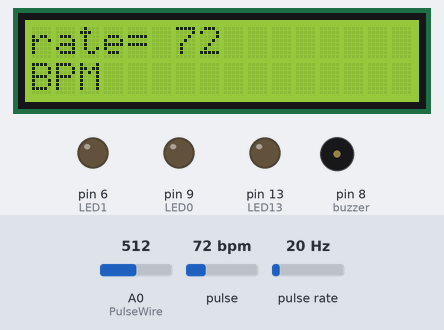
A sketch run on a simulated Arduino Uno, built with avr-gcc and run on an emulated ATmega328P. Shown: 16×2 character LCD, output pins drawn as LEDs (lit = HIGH), buzzer (waves = sounding). Wiring (inferred from the names in the program): pulse sensor: data pin 2. Inputs (shaded band) come from the test bench; at power-on: pulse 72 bpm, A0 (PulseWire) = 512, pulse rate 20 Hz. What the sketch prints to the serial monitor is not drawn.

Above: at 1.6 s.
1.7 s: pulse set to 42 bpm
At 4.3 s:
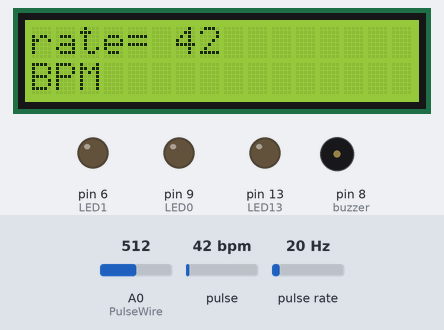
4.6 s: pulse set to 70 bpm
At 6.2 s:
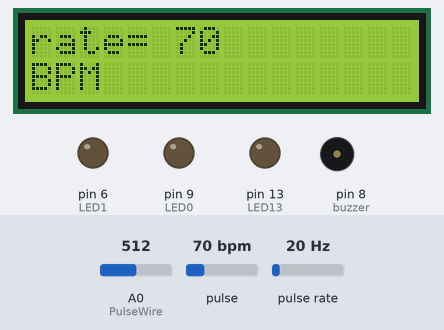
6.6 s: pulse set to 100 bpm
At 8.4 s:
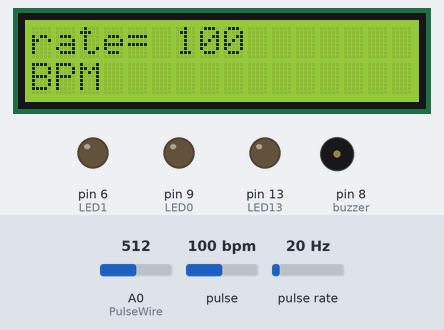
8.7 s: pulse set to 59 bpm
At 10.5 s:
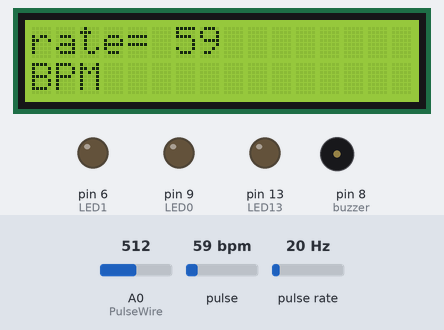
Timing chart, 0 to 12.0 s (numbered marks = the images above; inputs shaded):
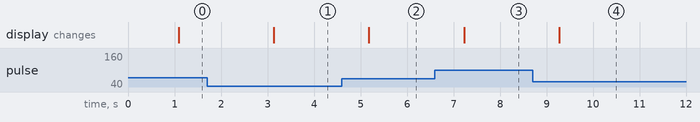

Measured:
- after the input at 1.7 s, the display: changes after 1.4 s (image 1)
- after the input at 4.6 s, the display: changes after 0.58 s (image 2)
- after the input at 6.6 s, the display: changes after 0.63 s (image 3)
- after the input at 8.7 s, the display: changes after 0.58 s (image 4)

The sketch:

SAcode.ino
```cpp
#include <SoftwareSerial.h>
SoftwareSerial BTserial (1,0);
#include <LiquidCrystal.h>
#define USE_ARDUINO_INTERRUPTS true    // Set-up low-level interrupts for most acurate BPM math.
#include <PulseSensorPlayground.h>     // Includes the PulseSensorPlayground Library.
LiquidCrystal lcd(12,11,5,4,3,7);
//  Variables
int flowPin = 2;    //This is the input pin on the Arduino
double flowRate;    //This is the value we intend to calculate.
volatile int count; //This integer needs to be set as volatile to ensure it updates correctly during the interrupt process.
float Total = 0;
float Avg = 0;
float totalMyBpm=0;
float counter=0;
float totalAvrage;
float totalpmAvrage;
const int PulseWire = 0;       // PulseSensor PURPLE WIRE connected to ANALOG PIN 0
const int LED13 = 13;
int LED1 = 6 ;
int LED0 = 9 ;
int Threshold = 550;
int buzzer=8;// Determine which Signal to "count as a beat" and which to ignore.
int Signal;                               // Use the "Gettting Started Project" to fine-tune Threshold Value beyond default setting.
                               // Otherwise leave the default "550" value.
String status="normal";

PulseSensorPlayground pulseSensor;  // Creates an instance of the PulseSensorPlayground object called "pulseSensor"


void setup() {
  BTserial.begin (9600);
  Serial.begin(9600);          // For Serial Monitor
  pinMode(flowPin, INPUT);           //Sets the pin as an input
  attachInterrupt(0, Flow, RISING);
  // Configure the PulseSensor object, by assigning our variables to it.
  pulseSensor.analogInput(PulseWire);
  pinMode(LED1,OUTPUT);
  pinMode(LED0,OUTPUT);
  pinMode(LED13,OUTPUT);
  pulseSensor.setThreshold(Threshold);
  lcd.begin(16,2);
  lcd.clear( );
  pinMode(buzzer,OUTPUT);
  // Double-check the "pulseSensor" object was created and "began" seeing a signal.
   if (pulseSensor.begin()) {
    Serial.println("We created a pulseSensor Object !");  //This prints one time at Arduino power-up,  or on Arduino reset.
  }
}


void loop() {
 count = 0;      // Reset the counter so we start counting from 0 again
  interrupts();   //Enables interrupts on the Arduino
  delay (1000);   //Wait 1 second
  noInterrupts(); //Disable the interrupts on the Arduino

  //Start the math
  flowRate = (count * 2.25);        //Take counted pulses in the last second and multiply by 2.25mL
  flowRate = flowRate * 60;         //Convert seconds to minutes, giving you mL / Minute
  flowRate = flowRate / 1000;       //Convert mL to Liters, giving you Liters / Minute
  Serial.print("the float rate is ");
  Serial.println(flowRate);         //Print the variable flowRate to Serial
  Total = Total + flowRate;
 /* Avg = Total / 60;
  Serial.print("Avg : ");
  Serial.println(Avg);*/
  counter++;
  if(counter == 20){
     totalAvrage = avrage(Total);
     Serial.print("the flow avg = ");
     Serial.println(totalAvrage);
     BTserial.print(totalAvrage);
     BTserial.print(" L/min");
     BTserial.print(",");
     Total=0;

    }else{
      Serial.println("the counter is not 20 yet");
      }
 int myBPM = pulseSensor.getBeatsPerMinute();  // Calls function on our pulseSensor object that returns BPM as an "int".
 totalMyBpm+=myBPM;
  if(counter == 20){
     totalpmAvrage = avrage(totalMyBpm);
     Serial.print("my Bpm avg = ");
     Serial.println(totalpmAvrage);
     BTserial.println(totalpmAvrage);
     BTserial.println(" Bpm");
     BTserial.println(",");
     totalMyBpm=0;

    }else{
      Serial.println("the counter is not 20 yet");
      }

   Signal = analogRead(PulseWire);  // Read the PulseSensor's value.
                                              // Assign this value to the "Signal" variable.

   Serial.println(Signal);                    // Send the Signal value to Serial Plotter.

                                         // "myBPM" hold this BPM value now.

if (pulseSensor.sawStartOfBeat()) {            // Constantly test to see if "a beat happened".

 if(counter ==20)
 {
 if(totalAvrage<5)
 {
  if(totalpmAvrage>60)
  {
  lcd.println("s to severe");
  status="subjected to severe apenia";
  BTserial.println("subjected to severe apenia");
  BTserial.println(";");
  digitalWrite(LED13,HIGH);
 digitalWrite(LED0,LOW);
 digitalWrite(LED1,LOW);
 for(int i=0;i<=2;i++)
    {
            tone(buzzer,2000);// Send 2KHz sound signal...
            digitalWrite (LED13 , HIGH );
            delay(500);
            noTone(buzzer);// Stop sound...
            digitalWrite (LED13 , LOW );
            delay(500);

            }
  }
  else
  {
    lcd.println("severe");
    status="has severe apenia";
  BTserial.println("has severe apenia");
  BTserial.println(";");

  for(int i=0;i<=2;i++)
    {
            tone(buzzer,2000);// Send 2KHz sound signal...
            digitalWrite (LED13 , HIGH );
            delay(500);
            noTone(buzzer);// Stop sound...
            digitalWrite (LED13 , LOW );
            delay(500);

            }
    }
  }
  else if(totalAvrage>=5 && totalAvrage<15){
    if(totalpmAvrage>60){
    lcd.println("s moderate");
    status="subjected to be moderate";
    BTserial.println(";");
    BTserial.println("subjected to be moderate");
    BTserial.println(";");
    digitalWrite(LED1,HIGH);
    digitalWrite(LED13,LOW);
    digitalWrite(LED0,LOW);
    }
    else{
    lcd.print("Moderate Apnea");
    status="Moderate Apnea";
    BTserial.println("Moderate Apnea");
    BTserial.println(";");
     for(int i=0;i<=2;i++)
    {
            tone(buzzer,2000);// Send 2KHz sound signal...
            digitalWrite (LED1 , HIGH );
            delay(500);
            noTone(buzzer);// Stop sound...
            digitalWrite (LED1 , LOW );
            delay(500);

            }
    }
    }
    else if(totalAvrage>=15 && totalAvrage<30){
      if(totalpmAvrage>60)
      {
        lcd.println("s mild");
        status="subjected to mild";
      BTserial.println(";");
      BTserial.println("Mild Apnea");
      digitalWrite(LED0,HIGH);
      digitalWrite (LED1 , LOW );
      digitalWrite(LED13,LOW);
        }
        else {
      lcd.print("Mild Apnea");
      status="Mild Apnea";
      BTserial.println(";");
      BTserial.println("Mild Apnea");
        for(int i=0;i<=2;i++)
    {
            tone(buzzer,2000);// Send 2KHz sound signal...
            digitalWrite (LED0 , HIGH );
            delay(500);
            noTone(buzzer);// Stop sound...
            digitalWrite (LED0 , LOW );
            delay(500);
            }
        }
      }
      else{
        status="normal";
        lcd.print("normal");
         BTserial.println("normal");
         BTserial.println(";");
        }
  counter =0;
   totalAvrage=0;
    totalpmAvrage=0;
 }
 lcd.setCursor(0,0);
 lcd.print("rate= ");
 lcd.println(myBPM);
 lcd.setCursor(0,10);
 lcd.print("BPM");
 delay(500);
  delay(100);
}
}

 void Flow()
{
   count++; //Every time this function is called, increment "count" by 1
}

float avrage(float total){
  float avg =0;
  avg =total /20;
  return avg;

  }
```
